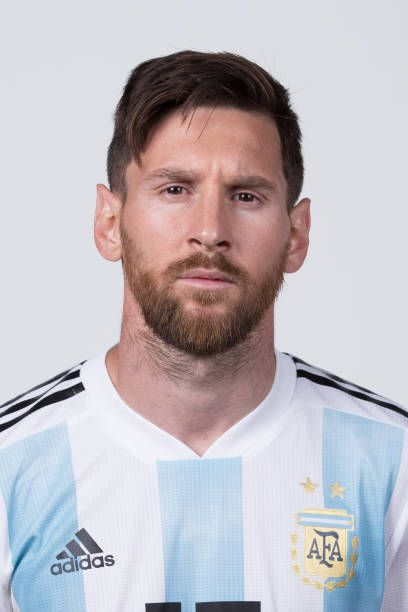
#> input picture resources/8e28dca199d2c529e710f2fc7550fc85.jpg, 408 x 612 px, given in place of the camera
$ python Project1_virtual_paint.py
#> lines starting #> are read from the running program, lines starting #| are printed output that depends on the picture; after the words box and inside, x2 and y2 are one past the last pixel; in counts of white or black regions, pixels touching at a corner belong together
#> further down, img is the input picture: shape (612, 408, 3); mean B, G, R 191.7, 186.1, 191.1
import cv2 ## Virtual Paint
import numpy as np

frameWidth = 540
frameHeight = 580
cap = cv2.VideoCapture(0)  ## 0 = first camera , 1 = if second camera have
cap.set(3,frameWidth) ## 3 is id for width
cap.set(4,frameHeight) ## 4 is id for height
cap.set(10,150) ## 10 stands for brightness

myColors = [[106,255,111,179,255,255],
               [160,117,128,179,255,255],
               [0,0,211,179,44,255]]

myColorValues = [[118,3,11],[0,0,153],[239,239,239]] ## BGR

myPoints = []  ## x,y,colorId

def fingColor(img,myColors,myColorValues):
    imgHSV = cv2.cvtColor(img, cv2.COLOR_BGR2HSV)
#> imgHSV: shape (612, 408, 3); mean H, S, V 88.8, 36.9, 203.4
    count,newPoints = 0,[]
    for color in myColors:
        lower = np.array([color[:3]])
        upper = np.array([color[3:]])
        mask = cv2.inRange(imgHSV, lower, upper)
        x,y = getContours(mask)
        cv2.circle(imgResult,(x,y),10,myColorValues[count],cv2.FILLED)
        if x!= 0 and y!= 0 :
            newPoints.append([x,y,count])
        count += 1
#> this loop made 3 passes
#> x on passes 1, 3: 0, 204
#> (contours in getContours, x) on pass 2: (9 contours, all with area under 20, 0)
#> pass 2, in fingColor, `mask = cv2.inRange(imgHSV, lower, upper)`:
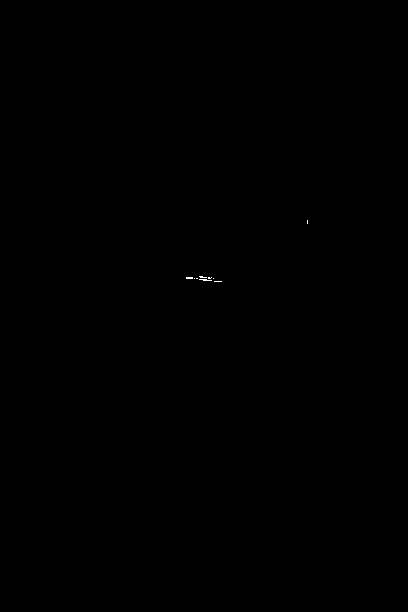
#> mask: shape (612, 408); 0.03% white in thin lines or dots, all inside (x1, y1, x2, y2) = (186, 220, 308, 282)
#> pass 3, in fingColor, `mask = cv2.inRange(imgHSV, lower, upper)`:
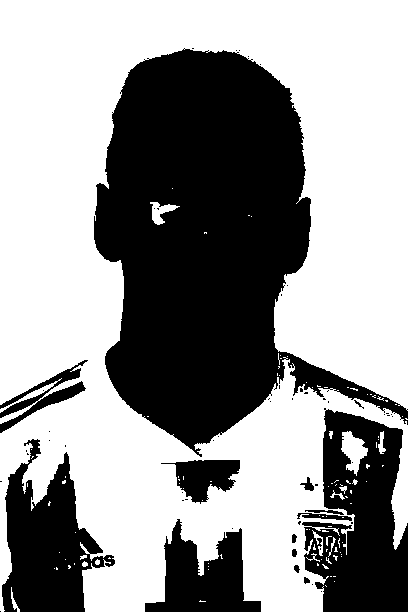
#> mask: shape (612, 408); 59.3% white; 58 black regions (44 under 20 px), largest, box (x1, y1, x2, y2) and area: (94, 48, 408, 457) 67072, (302, 408, 408, 612) 14165, (2, 439, 115, 612) 10376
#> after the loop: imgResult: shape (612, 408, 3); 0.1% of pixels changed, all inside (x1, y1, x2, y2) = (0, 0, 215, 11)
#> after the loop, count = 3; newPoints = []
        # cv2.imshow(str(color[0]),mask)
    return newPoints

def getContours(img):
    contours, heirarchy = cv2.findContours(img,cv2.RETR_EXTERNAL, cv2.CHAIN_APPROX_NONE)
    x,y,w,h = 0,0,0,0
    for cnt in contours:
        area = cv2.contourArea(cnt)
        if area > 500:
            # cv2.drawContours(imgResult,cnt,-1,(255,0,0),3)
            peri = cv2.arcLength(cnt,True)
            approx = cv2.approxPolyDP(cnt,0.02*peri,True)
            x,y,w,h = cv2.boundingRect(approx)
    return x+w//2,y

def drowOnCanvas(myPoints,myColorValues):
    for point in myPoints:
        cv2.circle(imgResult,(point[0],point[1]),10,myColorValues[point[2]],cv2.FILLED)


while True:
    success, img = cap.read()
    imgResult = img.copy()
    newPoints = fingColor(img, myColors,myColorValues)
#> newPoints = []
    if len(newPoints) != 0:
        for newP in newPoints:
            myPoints.append(newP)

    if len(myPoints) != 0:
        drowOnCanvas(myPoints,myColorValues)

    cv2.imshow("Result",imgResult)

    if cv2.waitKey(1) & 0xFF == ord('q'):
#> (key q is pressed here)
        break

    if cv2.waitKey(1) & 0xFF == ord('c'):
        myPoints = []

# cap.release()  Not use...
# cv2.destroyAllWindows()
